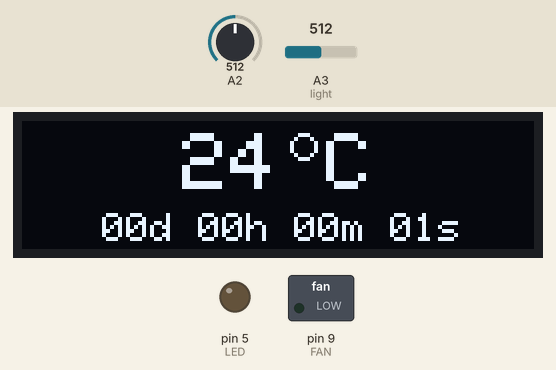
Simulated run of this sketch. Board: Arduino Uno, built with avr-gcc and run on an emulated ATmega328P. Shown: 128×32 one-colour display, switched loads named in the sketch (green lamp = pin HIGH), output pins drawn as LEDs (lit = HIGH). Inputs (shaded band) come from the test bench; at power-on: A2 = 512, A3 (light) = 512.

Above: at 1.2 s.
1.3 s: A2 set to 612
At 2.6 s:
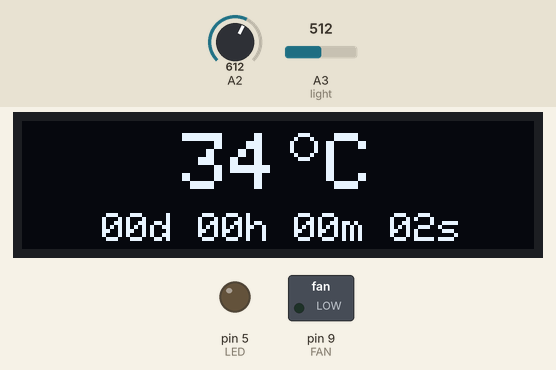
3.5 s: A2 set to 634
At 4.7 s:
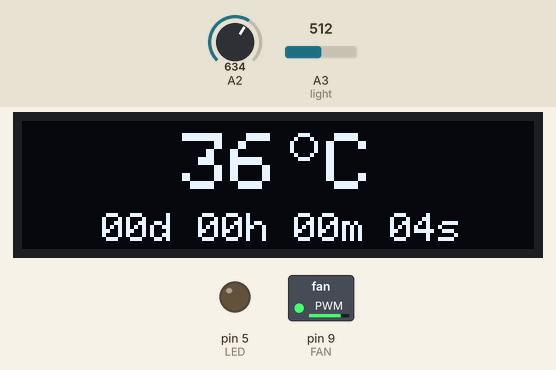
6.5 s: A3 (light) set to 694
8.5 s: A3 (light) set to 718
At 9.8 s:
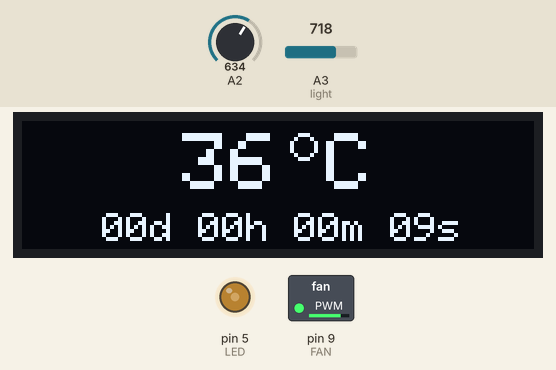
11.5 s: A2 set to 594
At 12.8 s:
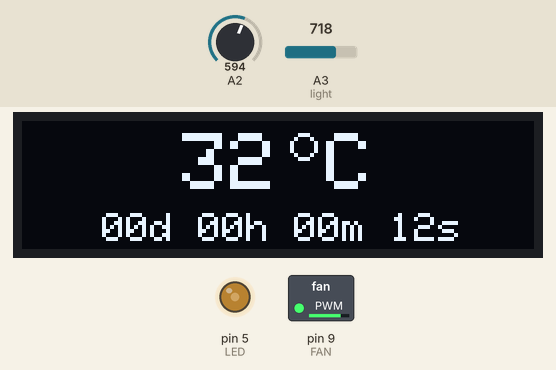
13.5 s: A2 set to 560
At 14.9 s:
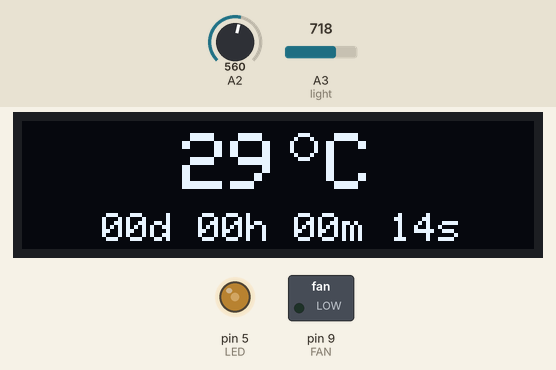
Timing chart, 0 to 16.5 s (numbered marks = the images above; inputs shaded):
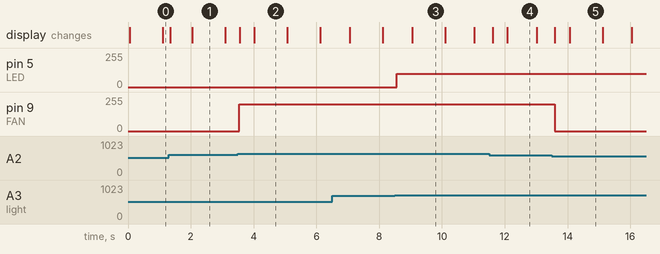

The sketch:

NAS.ino
```cpp
#include <SPI.h>
#include <Wire.h>
#include <Adafruit_GFX.h>
#include <Adafruit_SSD1306.h>


//BEGIN OLED CONFIG
#define SCREEN_WIDTH 128 // OLED display width, in pixels
#define SCREEN_HEIGHT 32 // OLED display height, in pixels

// Declaration for an SSD1306 display connected to I2C (SDA, SCL pins)
#define OLED_RESET     4 // Reset pin # (or -1 if sharing Arduino reset pin)
Adafruit_SSD1306 display(SCREEN_WIDTH, SCREEN_HEIGHT, &Wire, OLED_RESET);
//END OLED CONFIG

//BEGIN TIMER CONFIG
long Day = 0;
int Hour = 0;
int Minute = 0;
int Second = 0;
int HighMillis = 0;
int Rollover = 0;
//END TIMER CONFIG

//BEGIN SENSOR CONFIG
int LED = 5;             //LED output pin
int FAN = 9;             //FAN output pin
int flagFAN = 0;
int flagLED = 0;
double Temp = 0;
int t = 0;
//END SENSOR CONFIG

void setup() {
  // put your setup code here, to run once:
  digitalWrite(FAN, LOW);

  Serial.begin(9600);
  // SSD1306_SWITCHCAPVCC = generate display voltage from 3.3V internally
  if (!display.begin(SSD1306_SWITCHCAPVCC, 0x3C)) { // Address 0x3C for 128x32
    Serial.println(F("SSD1306 allocation failed"));
    for (;;); // Don't proceed, loop forever
  }
  // Clear the buffer
  display.clearDisplay();
  // Show the display buffer on the screen. You MUST call display() after
  // drawing commands to make them visible on screen!
  display.display();
}

void loop() {

  int y = analogRead(A3);    //read light sensor
  //Serial.println(y);

  if (y > 700 && flagLED == 0)
  {
    analogWrite(LED, 100);
    flagLED = 1;
  }
  if (y < 500 && flagLED == 1)
  {
    flagLED = 0;
    digitalWrite(LED, LOW);
  }

  temp();      //read temp and convert to Celsius

  // display temp
  display.setTextSize(2);
  display.setTextColor(WHITE);
  display.setCursor(40  , 3);
  display.print(t);
  display.drawCircle(70, 6, 3, WHITE);
  display.print(" C");

  // start FAN
  if (t >= 35 && flagFAN == 0)     //threshold temperature to start the fans at ~70%
  {
    analogWrite(FAN, 200);
    flagFAN = 1;
  }

  if (t >= 50 && flagFAN == 1)     //threshold temperature to start the fans at max speed
  {
    digitalWrite(FAN, HIGH);
  }

  if (t <= 30 && flagFAN == 1)     //stop the fans when temperature is 5 degrees below threshold
  {
    flagFAN = 0;
    digitalWrite(FAN, LOW);
  }


  // display timer
  uptime(); //Runs the uptime script located below the main loop and reenters the main loop
  print_Uptime();


  // update display with all of the above graphics
  display.display();
  display.clearDisplay();

  delay(100);  //update screen every 100ms
}


void temp()
{
  int Vo = analogRead(A2);
  Temp = log(((10240000 / Vo) - 10000));
  Temp = 1 / (0.001129148 + (0.000234125 + (0.0000000876741 * Temp * Temp )) * Temp );
  Temp = Temp - 273.15;
  t = Temp;
}

void uptime() {
  //** Making Note of an expected rollover *****//
  if (millis() >= 3000000000) {
    HighMillis = 1;

  }
  //** Making note of actual rollover **//
  if (millis() <= 100000 && HighMillis == 1) {
    Rollover++;
    HighMillis = 0;
  }

  long secsUp = millis() / 1000;

  Second = secsUp % 60;

  Minute = (secsUp / 60) % 60;

  Hour = (secsUp / (60 * 60)) % 24;

  Day = (Rollover * 50) + (secsUp / (60 * 60.0 * 24)); //First portion takes care of a rollover [around 50 days]
}

void print_Uptime()
{
  display.setTextSize(1);
  display.setTextColor(WHITE);
  display.setCursor(20, 23);
  if (Day < 10)
    display.print("0");
  display.print(Day);
  display.print("d ");
  if (Hour < 10)
    display.print("0");
  display.print(Hour);
  display.print("h ");
  if (Minute < 10)
    display.print("0");
  display.print(Minute);
  display.print("m ");
  if (Second < 10)
    display.print("0");
  display.print(Second);
  display.print("s");

}
```

Measured:
- the behaviour switches between 619 and 620 on A2 (found by bisection; images 1 and 2)
- the behaviour switches between 700 and 701 on A3 (light) (found by bisection; images 2 and 3)
- the behaviour switches between 578 and 577 on A2 (found by bisection; images 4 and 5)
- after the input at 3.5 s, pin 9 (FAN): 0/255 → 200/255 after 0.05 s
- after the input at 8.5 s, pin 5 (LED): 0/255 → 100/255 after 0.06 s
- after the input at 13.5 s, pin 9 (FAN): 200/255 → 0/255 after 0.09 s
- what the display in image 1 shows lasts 1.1 s, from 2.0 s to 3.1 s
